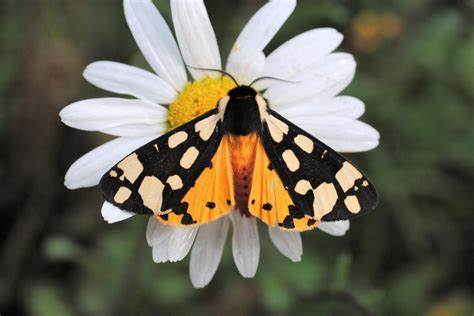
#> input picture lo6/butterfly.jpg, 474 x 316 px, found by its file name
$ python 'transition image.py'
#> lines starting #> are read from the running program, lines starting #| are printed output that depends on the picture
import cv2
import numpy as np

# Load the image
image = cv2.imread(r"/lo6/butterfly.jpg")
#> image is the input picture: shape (316, 474, 3); mean B, G, R 86, 101.7, 105.2

if image is None:
    print("Error: Image could not be loaded. Check the file path.")
    exit()

rows, cols = image.shape[:2]
#> rows = 316; cols = 474

# Translation values
t_x = 500
t_y = 50

translation_matrix = np.float32([[1, 0, t_x], [0, 1, t_y]])

translated_image = cv2.warpAffine(image, translation_matrix, (cols + t_x, rows + t_y))
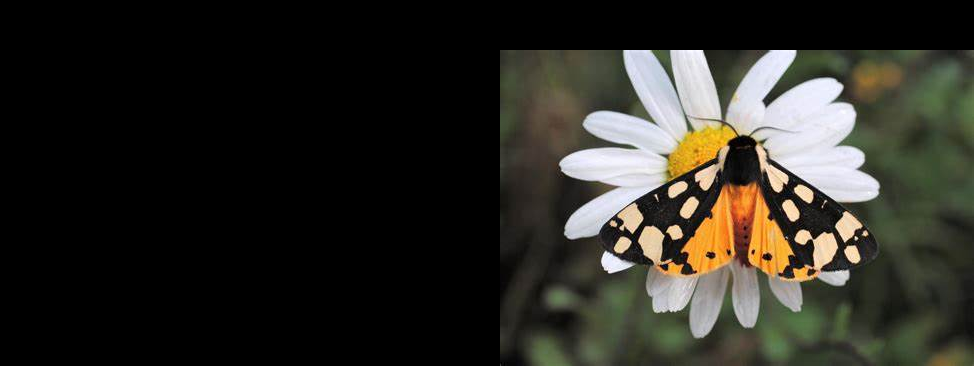
#> translated_image: shape (366, 974, 3); mean B, G, R 36.1, 42.7, 44.2

cv2.imshow("Original", image)
cv2.imshow("Translated", translated_image)

cv2.waitKey(0)
cv2.destroyAllWindows()
